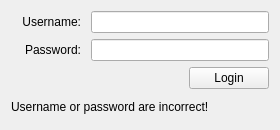
<?xml version="1.0" encoding="UTF-8"?>
<ui version="4.0">
 <class>LoginViewAdapter</class>
 <widget class="QWidget" name="LoginViewAdapter">
  <property name="geometry">
   <rect>
    <x>0</x>
    <y>0</y>
    <width>280</width>
    <height>130</height>
   </rect>
  </property>
  <property name="windowTitle">
   <string>Form</string>
  </property>
  <layout class="QVBoxLayout" name="verticalLayout_2">
   <item>
    <layout class="QHBoxLayout" name="horizontalLayout">
     <property name="spacing">
      <number>10</number>
     </property>
     <property name="sizeConstraint">
      <enum>QLayout::SetMinimumSize</enum>
     </property>
     <item>
      <widget class="QLabel" name="label">
       <property name="minimumSize">
        <size>
         <width>70</width>
         <height>0</height>
        </size>
       </property>
       <property name="text">
        <string>Username:</string>
       </property>
       <property name="alignment">
        <set>Qt::AlignRight|Qt::AlignTrailing|Qt::AlignVCenter</set>
       </property>
      </widget>
     </item>
     <item>
      <widget class="QLineEdit" name="usernameLineEdit"/>
     </item>
    </layout>
   </item>
   <item>
    <layout class="QHBoxLayout" name="horizontalLayout_2">
     <property name="spacing">
      <number>10</number>
     </property>
     <property name="sizeConstraint">
      <enum>QLayout::SetMinimumSize</enum>
     </property>
     <item>
      <widget class="QLabel" name="label_2">
       <property name="sizePolicy">
        <sizepolicy hsizetype="Minimum" vsizetype="Minimum">
         <horstretch>0</horstretch>
         <verstretch>0</verstretch>
        </sizepolicy>
       </property>
       <property name="minimumSize">
        <size>
         <width>70</width>
         <height>0</height>
        </size>
       </property>
       <property name="text">
        <string>Password:</string>
       </property>
       <property name="alignment">
        <set>Qt::AlignRight|Qt::AlignTrailing|Qt::AlignVCenter</set>
       </property>
      </widget>
     </item>
     <item>
      <widget class="QLineEdit" name="passwordLineEdit"/>
     </item>
    </layout>
   </item>
   <item>
    <layout class="QHBoxLayout" name="horizontalLayout_3">
     <item>
      <spacer name="horizontalSpacer">
       <property name="orientation">
        <enum>Qt::Horizontal</enum>
       </property>
       <property name="sizeHint" stdset="0">
        <size>
         <width>20</width>
         <height>20</height>
        </size>
       </property>
      </spacer>
     </item>
     <item>
      <widget class="QPushButton" name="loginButton">
       <property name="text">
        <string>Login</string>
       </property>
      </widget>
     </item>
    </layout>
   </item>
   <item>
    <widget class="QLabel" name="loginMsgLabel">
     <property name="enabled">
      <bool>true</bool>
     </property>
     <property name="sizePolicy">
      <sizepolicy hsizetype="MinimumExpanding" vsizetype="MinimumExpanding">
       <horstretch>0</horstretch>
       <verstretch>0</verstretch>
      </sizepolicy>
     </property>
     <property name="minimumSize">
      <size>
       <width>0</width>
       <height>10</height>
      </size>
     </property>
     <property name="text">
      <string>Username or password are incorrect!</string>
     </property>
    </widget>
   </item>
  </layout>
 </widget>
 <resources/>
 <connections/>
</ui>
